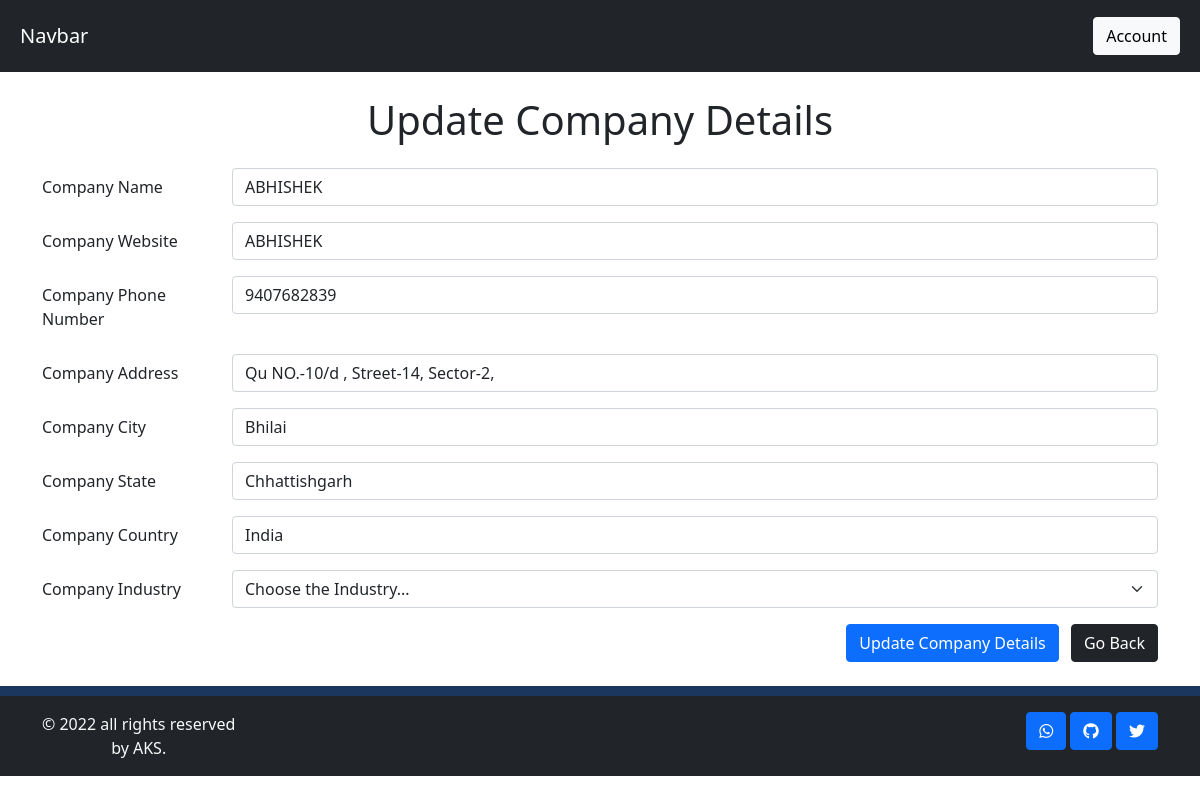
Page /upList/32 on the committed database.
### app/models.py (models this page shows, shortened)
class companyDetails(models.Model):
    Company_Name = models.CharField(max_length=200)
    Company_Website = models.CharField(max_length=400)
    Company_Phone_Number = models.CharField(max_length=20)
    Company_Address = models.CharField(max_length=200)
    Company_City = models.CharField(max_length=200)
    Company_State = models.CharField(max_length=200)
    Company_Country = models.CharField(max_length=100)
    Industry_List = models.CharField(max_length=30, choices=INDUSTRY_CHOICES, null=False)
    class Meta:
        ordering = ['Company_Name']

### app/views.py (the view, shortened to what this page needs)
# urls.py: path("upList/<int:pk>", views.upCompany, name="upCompany"),
def upCompany(request,pk):
    company = companyDetails.objects.get(pk=pk)
    return render(request,'updateCompany.html',{'company':company})

### app/templates/updateCompany.html (shortened to what this page needs)
<!DOCTYPE html>
<html lang="en">
<head>
    <link href="https://cdn.jsdelivr.net/npm/bootstrap@5.0.2/dist/css/bootstrap.min.css" rel="stylesheet">
</head>
<body>
  <nav class="navbar navbar-expand-lg navbar-dark bg-dark py-3 px-2">
    <div class="container-fluid">
      <a class="navbar-brand" href="#">Navbar</a>
      <a class="float-end px-auto btn-light btn" href="#">Account</a>
    </div>
  </nav>
  <h1 class="text-center my-2 p-3">Update Company Details</h1>
  <form class='container mx-auto' id="compListForm">
      <div class="row mb-3">
        <label for="name" class="col-sm-2 col-form-label">Company Name</label>
        <div class="col-sm-10">
          <input type="name" class="form-control" id="name" name="name" required placeholder="name" value="{{company.Company_Name}}">
        </div>
      </div>
      <div class="row mb-3">
        <label for="website" class="col-sm-2 col-form-label">Company Website</label>
        <div class="col-sm-10">
          <input type="text" class="form-control" id="website" name="website" required placeholder="website" value="{{company.Company_Website}}">
        </div>
      </div>
      <div class="row mb-3">
          <label for="phone" class="col-sm-2 col-form-label">Company Phone Number</label>
          <div class="col-sm-10">
            <input type="phone" class="form-control" id="phone" name="phone" required placeholder="phone number" value="{{company.Company_Phone_Number}}">
          </div>
        </div>
      <div class="row mb-3">
      <label for="address" class="col-sm-2 col-form-label">Company Address</label>
      <div class="col-sm-10">
          <input type="address" class="form-control" id="address" name="address" required placeholder="address" value="{{company.Company_Address}}">
      </div>
      </div>
      <div class="row mb-3">
      <label for="city" class="col-sm-2 col-form-label">Company City</label>
      <div class="col-sm-10">
          <input type="city" class="form-control" id="city" name="city" required placeholder="city" value="{{company.Company_City}}">
      </div>
      </div>
      <div class="row mb-3">
      <label for="state" class="col-sm-2 col-form-label">Company State</label>
      <div class="col-sm-10">
          <input type="state" class="form-control" id="state" name="state" required placeholder="state" value="{{company.Company_State}}">
      </div>
      </div>
      <div class="row mb-3">
      <label for="country" class="col-sm-2 col-form-label">Company Country</label>
      <div class="col-sm-10">
          <input type="country" class="form-control" id="country" name="country" required placeholder="country" value="{{company.Company_Country}}">
      </div>
      </div>
      <div class="row mb-3">
      <label for="industry" class="col-sm-2 col-form-label">Company Industry</label>
      <div class="col-sm-10">
          <select class="form-select" id="industry" name="industry" required value="{{company.Industry_List}}">
              <option value="None">Choose the Industry...</option>
          </select>
      </div>
      </div>
      <div class="text-end">
      <button type="submit" class="btn btn-primary mx-2" >Update Company Details</button>
      <a href="{% url 'home' %}" class="btn btn-dark" >Go Back</a>
      </div>
  </form>
  <footer class="bg-dark mt-4">
    <hr class="text-primary" style="height:10px;">
    <div class="d-flex justify-content-between container">
        <p class="text-light text-center">© 2022 all rights reserved<br>by AKS.</p>
        <div>
            <a href="" class="btn btn-primary"><i class="fa fa-whatsapp" aria-hidden="true"></i></a>
            <a href="" class="btn btn-primary"><i class="fa fa-github" aria-hidden="true"></i></i></a>
            <a href="" class="btn btn-primary"><i class="fa fa-twitter" aria-hidden="true"></i></a>
        </div>
    </div>
</footer>
</body>
</html>

### rows in the picture
companyDetails: name "ABHISHEK", website "ABHISHEK", phone "9407682839", address "Qu NO.-10/d , Street-14, Sector-2,", city "Bhilai", state "Chhattishgarh", country "India", industry "Choose the Industry..."
